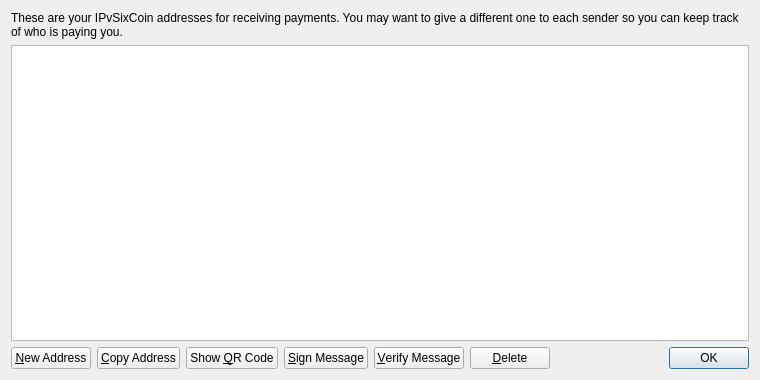
<?xml version="1.0" encoding="UTF-8"?>
<ui version="4.0">
 <class>AddressBookPage</class>
 <widget class="QWidget" name="AddressBookPage">
  <property name="geometry">
   <rect>
    <x>0</x>
    <y>0</y>
    <width>760</width>
    <height>380</height>
   </rect>
  </property>
  <property name="windowTitle">
   <string>Address Book</string>
  </property>
  <layout class="QVBoxLayout" name="verticalLayout">
   <item>
    <widget class="QLabel" name="labelExplanation">
     <property name="text">
      <string>These are your IPvSixCoin addresses for receiving payments. You may want to give a different one to each sender so you can keep track of who is paying you.</string>
     </property>
     <property name="textFormat">
      <enum>Qt::PlainText</enum>
     </property>
     <property name="wordWrap">
      <bool>true</bool>
     </property>
    </widget>
   </item>
   <item>
    <widget class="QTableView" name="tableView">
     <property name="contextMenuPolicy">
      <enum>Qt::CustomContextMenu</enum>
     </property>
     <property name="toolTip">
      <string>Double-click to edit address or label</string>
     </property>
     <property name="tabKeyNavigation">
      <bool>false</bool>
     </property>
     <property name="alternatingRowColors">
      <bool>true</bool>
     </property>
     <property name="selectionMode">
      <enum>QAbstractItemView::SingleSelection</enum>
     </property>
     <property name="selectionBehavior">
      <enum>QAbstractItemView::SelectRows</enum>
     </property>
     <property name="sortingEnabled">
      <bool>true</bool>
     </property>
     <attribute name="verticalHeaderVisible">
      <bool>false</bool>
     </attribute>
    </widget>
   </item>
   <item>
    <layout class="QHBoxLayout" name="horizontalLayout">
     <item>
      <widget class="QPushButton" name="newAddressButton">
       <property name="toolTip">
        <string>Create a new address</string>
       </property>
       <property name="text">
        <string>&amp;New Address</string>
       </property>
       <property name="icon">
        <iconset resource="../bitcoin.qrc">
         <normaloff>:/icons/add</normaloff>:/icons/add</iconset>
       </property>
      </widget>
     </item>
     <item>
      <widget class="QPushButton" name="copyToClipboard">
       <property name="toolTip">
        <string>Copy the currently selected address to the system clipboard</string>
       </property>
       <property name="text">
        <string>&amp;Copy Address</string>
       </property>
       <property name="icon">
        <iconset resource="../bitcoin.qrc">
         <normaloff>:/icons/editcopy</normaloff>:/icons/editcopy</iconset>
       </property>
      </widget>
     </item>
     <item>
      <widget class="QPushButton" name="showQRCode">
       <property name="text">
        <string>Show &amp;QR Code</string>
       </property>
       <property name="icon">
        <iconset resource="../bitcoin.qrc">
         <normaloff>:/icons/qrcode</normaloff>:/icons/qrcode</iconset>
       </property>
      </widget>
     </item>
     <item>
      <widget class="QPushButton" name="signMessage">
       <property name="toolTip">
        <string>Sign a message to prove you own a Bitcoin address</string>
       </property>
       <property name="text">
        <string>&amp;Sign Message</string>
       </property>
       <property name="icon">
        <iconset resource="../bitcoin.qrc">
         <normaloff>:/icons/edit</normaloff>:/icons/edit</iconset>
       </property>
      </widget>
     </item>
     <item>
      <widget class="QPushButton" name="verifyMessage">
       <property name="toolTip">
        <string>Verify a message to ensure it was signed with a specified Bitcoin address</string>
       </property>
       <property name="text">
        <string>&amp;Verify Message</string>
       </property>
       <property name="icon">
        <iconset resource="../bitcoin.qrc">
         <normaloff>:/icons/transaction_0</normaloff>:/icons/transaction_0</iconset>
       </property>
      </widget>
     </item>
     <item>
      <widget class="QPushButton" name="deleteButton">
       <property name="toolTip">
        <string>Delete the currently selected address from the list. Only sending addresses can be deleted.</string>
       </property>
       <property name="text">
        <string>&amp;Delete</string>
       </property>
       <property name="icon">
        <iconset resource="../bitcoin.qrc">
         <normaloff>:/icons/remove</normaloff>:/icons/remove</iconset>
       </property>
      </widget>
     </item>
     <item>
      <spacer name="horizontalSpacer">
       <property name="orientation">
        <enum>Qt::Horizontal</enum>
       </property>
       <property name="sizeHint" stdset="0">
        <size>
         <width>40</width>
         <height>20</height>
        </size>
       </property>
      </spacer>
     </item>
     <item>
      <widget class="QDialogButtonBox" name="buttonBox">
       <property name="sizePolicy">
        <sizepolicy hsizetype="Maximum" vsizetype="Fixed">
         <horstretch>0</horstretch>
         <verstretch>0</verstretch>
        </sizepolicy>
       </property>
       <property name="standardButtons">
        <set>QDialogButtonBox::Ok</set>
       </property>
      </widget>
     </item>
    </layout>
   </item>
  </layout>
 </widget>
 <resources>
  <include location="../bitcoin.qrc"/>
 </resources>
 <connections/>
</ui>
